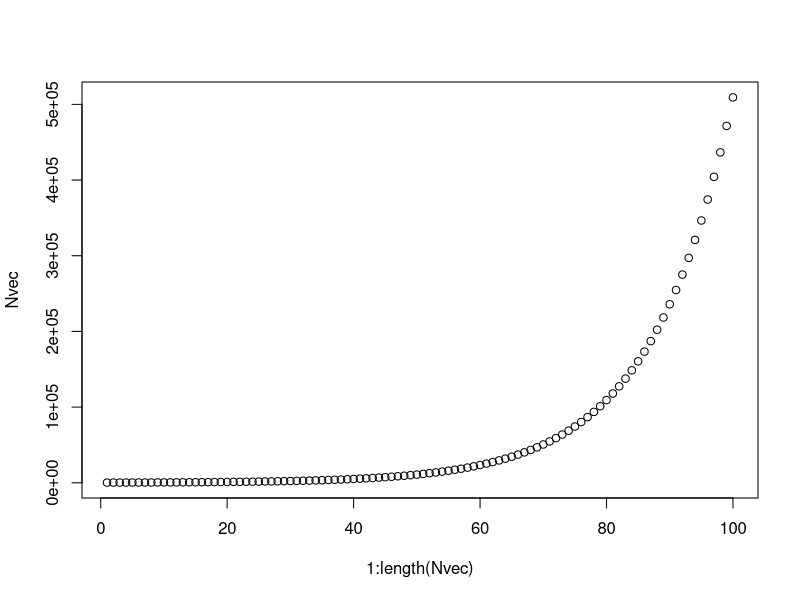
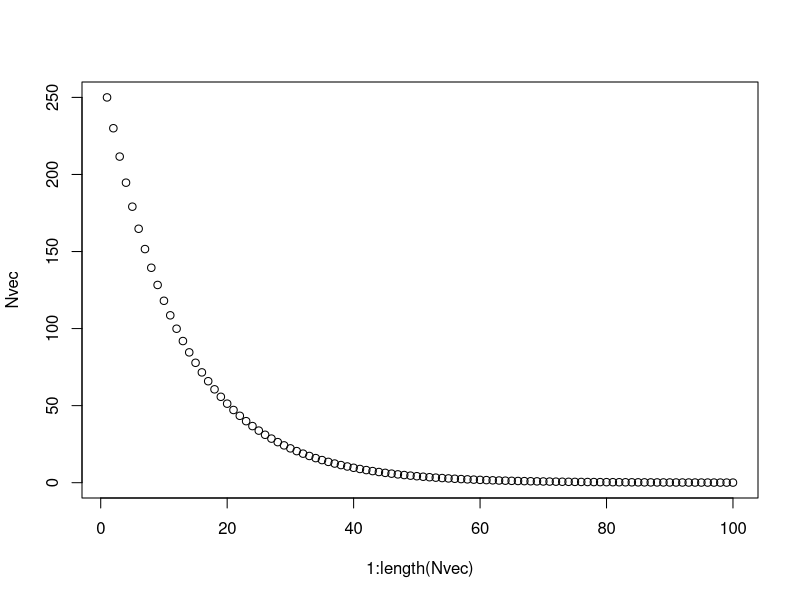
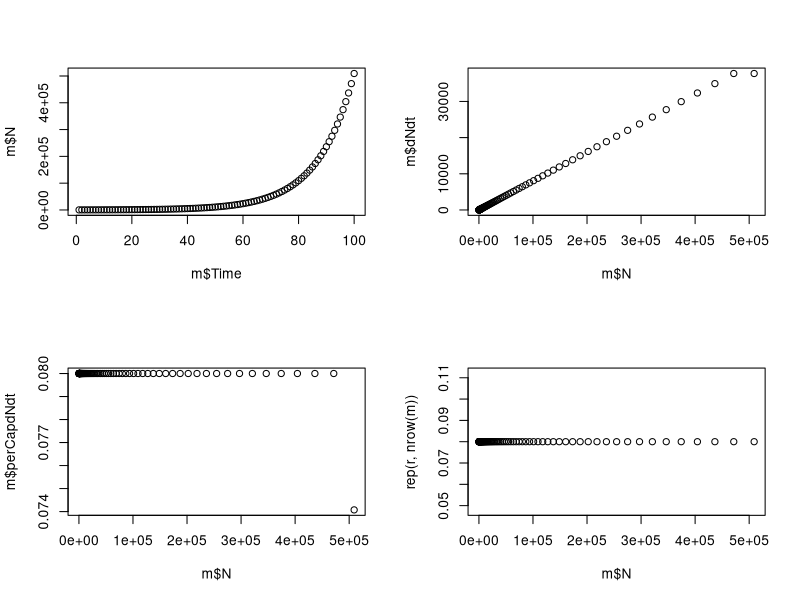
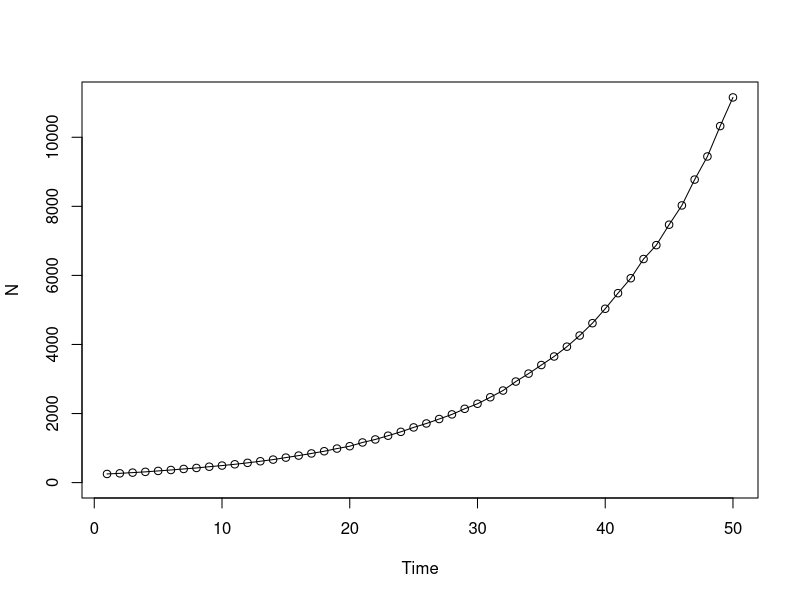
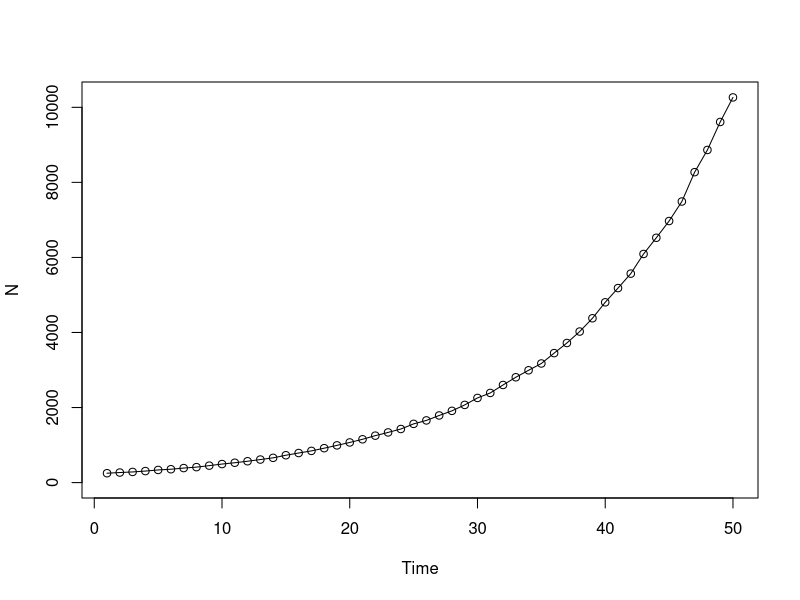
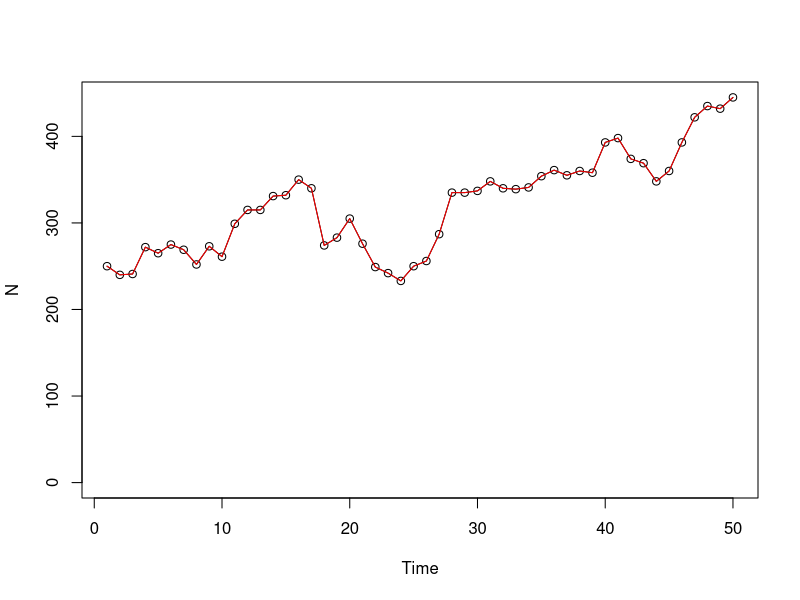
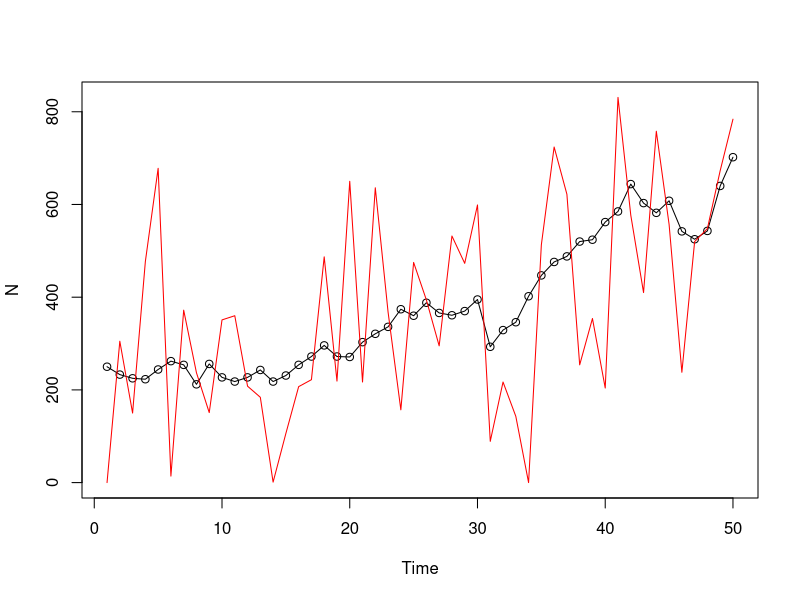

Reproduce these figures in R, in order.
# Modeling differential growth equations
# February 22, 2016
# NJG

# basic equation for change plus current value
# illustrated with familiar exponential growth

rm(list=ls())
set.seed(100)
# opar <- par(no.readonly=TRUE)

# basic growth model
#--------------------------------------------------
Model1 <- function(N_0=250,Time=100,r=0.08){
  Nvec <- rep(0,Time) # create empty vector for length Time
  Nvec[1] <- N_0      # set initial value from input parameter
  for (i in 2:Time) {
    Nvec[i] <- Nvec[i-1] + r*Nvec[i-1] # basic change equation
  }
plot(x=1:length(Nvec),y=Nvec) # simple plot
  return(Nvec) # return the vector to the user
  
}
x <- Model1()
x <- Model1(r=-0.08) 
#--------------------------------------------------

# sensitivity to time-step

r <- 0.08
BigStep <- seq(1,50,by=1)
SmallStep <-seq(1,50,by=0.1)
BigVec <- rep(0,length(BigStep))
SmallVec <- rep(0,length(SmallStep))
BigVec[1] <- 250
SmallVec[1] <- 250
for (i in 2:length(BigVec)) BigVec[i] <- BigVec[i-1] + r*BigVec[i-1]
for (i in 2:length(SmallVec)) SmallVec[i] <- SmallVec[i-1] + r*SmallVec[i-1]*0.1 
tail(BigVec)
tail(SmallVec)
250*exp(50*0.08)
#--------------------------------------------------

# Calculating N, dNdt, (1/N)(dNdt)
#--------------------------------------------------
Model2 <- function(N_0=250,Time=100,r=0.08){
  Nvec <- rep(0,Time)
  Nvec[1] <- N_0
  for (i in 2:Time) {
    Nvec[i] <- Nvec[i-1] + r*Nvec[i-1] # exponential growth
  }
    dNvec <- diff(Nvec) # change in each time step
    dNvec <- c(dNvec,dNvec[length(dNvec)]) # repeat the last value
    perCapvec <- dNvec/Nvec # divide by N for per capita (1/N)(dN/dt)          
m <- cbind(1:Time,Nvec,dNvec,perCapvec) # bind the 4 columns in a matrix
colnames(m) <- c("Time","N","dNdt","perCapdNdt")
return(m)
}

m <- Model2()          # save output matrix
m <- as.data.frame(m)  # convert to data frame
par(mfrow=c(2,2))      # set up a 2 x 2 plotting space
plot(x=m$Time,y=m$N)
plot(x=m$N,y=m$dNdt)
plot(x=m$N,y=m$perCapdNdt)
plot(x=m$N,y=rep(r,nrow(m)))
par(mfrow=c(1,1))

# adding process error
#--------------------------------------------------
Model3 <- function(N_0=250,Time=50,r=0.08,sdR=0){
  
  Nvec <- rep(0,Time) # create empty vector of length Time
  Nvec[1] <- N_0 # set initial value from input parameter
  r <- rnorm(n=Time,mean=r,sd=sdR) # create a vector of random normal r values
  
    for (i in 2:Time) {
    Nvec[i] <- floor(Nvec[i-1] + r[i-1]*Nvec[i-1]) # floor for integers
    if(Nvec[i]<1) {
      Nvec[i] <- 0 # values < 1 (including negatives) set to 0
      break    # extinction at 0; exit the loop
    }
    }
plot(x=1:length(Nvec),y=Nvec,type="o",xlab="Time",ylab="N",ylim=c(0,max(Nvec)))
  return(Nvec)
  
}
Nvec <- Model3(r=0.08,sdR=0.01)
#--------------------------------------------------
# adding a density-independent migration component
#--------------------------------------------------
Model4 <- function(N_0=250,Time=50,r=0.08,sdR=0,lam=0){
  
  Nvec <- rep(0,Time) # create empty vector of length Time
  Nvec[1] <- N_0 # set initial value from input parameter
  Nimm <- rpois(n=Time,lambda=lam) # add random vector of immigrants
  r <- rnorm(n=Time,mean=r,sd=sdR) # create vector of random r values
  
    for (i in 2:Time) {
    Nvec[i] <- floor(Nvec[i-1] + r[i-1]*Nvec[i-1]) + Nimm[i-1] 
    if(Nvec[i]<1){
      Nvec[i] <- 0  #no break because migrants can revive the population!
      
    }
    }
plot(x=1:length(Nvec),y=Nvec,type="o",xlab="Time",ylab="N",ylim=c(0,max(Nvec)))
  return(Nvec)
  
}
Nvec <- Model4(r=0.08,sdR=0.01)
#--------------------------------------------------
# adding measurement error
#--------------------------------------------------
Model5 <- function(N_0=250,Time=50,r=0.08,sdR=0,lam=0,meas=0){
  
  Nvec <- rep(0,Time) # create empty vector of length Time
  Nvec[1] <- N_0  # set initial value from input parameter
  Noise <- round(rnorm(n=Time,mean=0,sd=meas*100)) # create vector of measurement error
  Nimm <- rpois(n=Time,lambda=lam) # create vector of random immigrants
  r <- rnorm(n=Time,mean=r,sd=sdR) # create vector of random r values
  
    for (i in 2:Time) {
    Nvec[i] <- floor(Nvec[i-1] + r[i-1]*Nvec[i-1]) + Nimm[i-1] 
    if(Nvec[i]<0){
      Nvec[i] <- 0 # no break if immigrants allowed!
    }
    }
plot(x=1:length(Nvec),y=Nvec,type="o",xlab="Time",ylab="N",ylim=c(0,max(Nvec+Noise)))

# add the measurement error
Nvec <- Nvec + Noise
Nvec[Nvec<0] <- 0 # reset negatives to 0

# add the observed data points (red line) to the plot of true values

points(x=1:length(Nvec),y=Nvec,type="l",col="red")
  return(Nvec)
  
}
Nvec 
Nvec <- Model5(r=0.00,sdR=0.1,lam=4)
Nvec <- Model5(r=0.00,sdR=0.1,lam=4,meas=2)
#--------------------------------------------------

